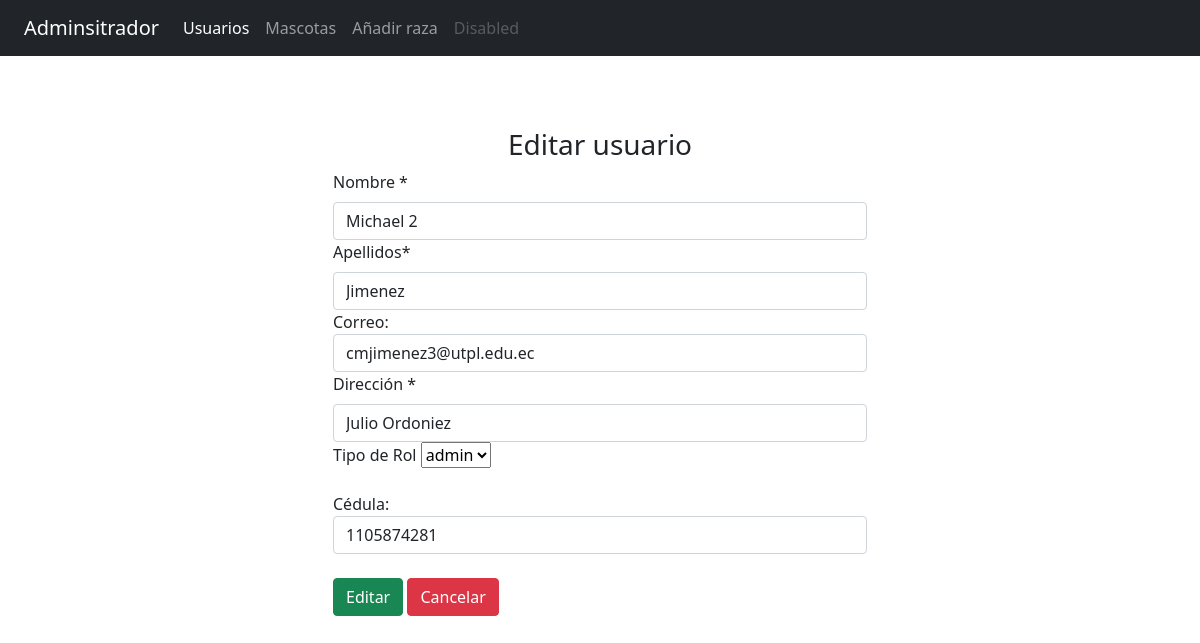
The page /MascotasPets/views/editar_user.php?id=67 (signed in) on the database its author committed.
### tables this page shows
CREATE TABLE `personal` (
  `persona_id` int(11) NOT NULL,
  `nombre` varchar(50) NOT NULL,
  `apellido` varchar(50) DEFAULT NULL,
  `correo` varchar(50) NOT NULL,
  `password` varchar(50) NOT NULL,
  `direccion` varchar(100) DEFAULT NULL,
  `cedula` int(20) DEFAULT NULL,
  `fecha_creacion` timestamp NOT NULL DEFAULT current_timestamp(),
  `rol_id` int(11) NOT NULL
);

### MascotasPets/views/editar_user.php (the view, shortened to what this page needs)
<!DOCTYPE html>
<body id="page-top">
    <?php
    include ("../includes/header_interno.php");
    include ("../includes/menu_interno.php") ;
    include ("../dll/class_mysql.php");
    $miConexion= new class_mysqli();
    $miConexion->conectar(DBHOST, DBUSER, DBPASS, DBNAME);
    $id= $_GET['id'];
    $sentencia= "SELECT * FROM personal WHERE persona_id= $id";
    $resultado=$miConexion->consulta($sentencia);
    $usuario = mysqli_fetch_assoc($resultado);
    ?>
<form  action="../dll/_function.php" method="POST">
<div id="login" >
        <div class="container">
            <div id="login-row" class="row justify-content-center align-items-center">
                <div id="login-column" class="col-md-6">
                    <div id="login-box" class="col-md-12">
                            <br>
                            <br>
                            <h3 class="text-center">Editar usuario</h3>
                            <div class="form-group">
                                <label for="nombre" class="form-label">Nombre *</label>
                                <input type="text"  id="nombre" name="nombre" class="form-control" value="<?php echo $usuario['nombre'];?>"required>
                            </div>
                            <div class="form-group">
                                <label for="apellido" class="form-label">Apellidos*</label>
                                <input type="text"  id="apellido" name="apellido" class="form-control" value="<?php echo $usuario['apellido'];?>"required>
                            </div>
                            <div class="form-group">
                                <label for="username">Correo:</label><br>
                                <input type="email" name="correo" id="correo" class="form-control" placeholder="" value="<?php echo $usuario['correo'];?>">
                            </div>
                            <div class="form-group">
                                  <label for="direccion" class="form-label">Dirección *</label>
                                <input type="text"  id="direccion" name="direccion" class="form-control" value="<?php echo $usuario['direccion'];?>" required>
                            </div>
                            <div class="form-group">
				                <label for="rol">Tipo de Rol</label>
				                <select name="rol" id="rol" required>
      			                </select>
			                </div>
                            <br>
                            <div class="form-group">
                                <label for="cedula">Cédula:</label><br>
                                <input type="number" name="cedula" id="cedula" class="form-control" value="<?php echo $usuario['cedula'];?>" required>
                            </div>
                           <br>
                                <div class="mb-3">
                                <button type="submit" class="btn btn-success" >Editar</button>
                               <a href="lista_users.php" class="btn btn-danger">Cancelar</a>
                            </div>
                            </div>
                            </div>
                        </form>
</body>
</html>

### rows shown on the page
personal: nombre "Michael 2", apellido "Jimenez", correo "cmjimenez3@utpl.edu.ec", direccion "Julio Ordoniez", cedula "1105874281"

### other values the page prints
form field rol "admin"
